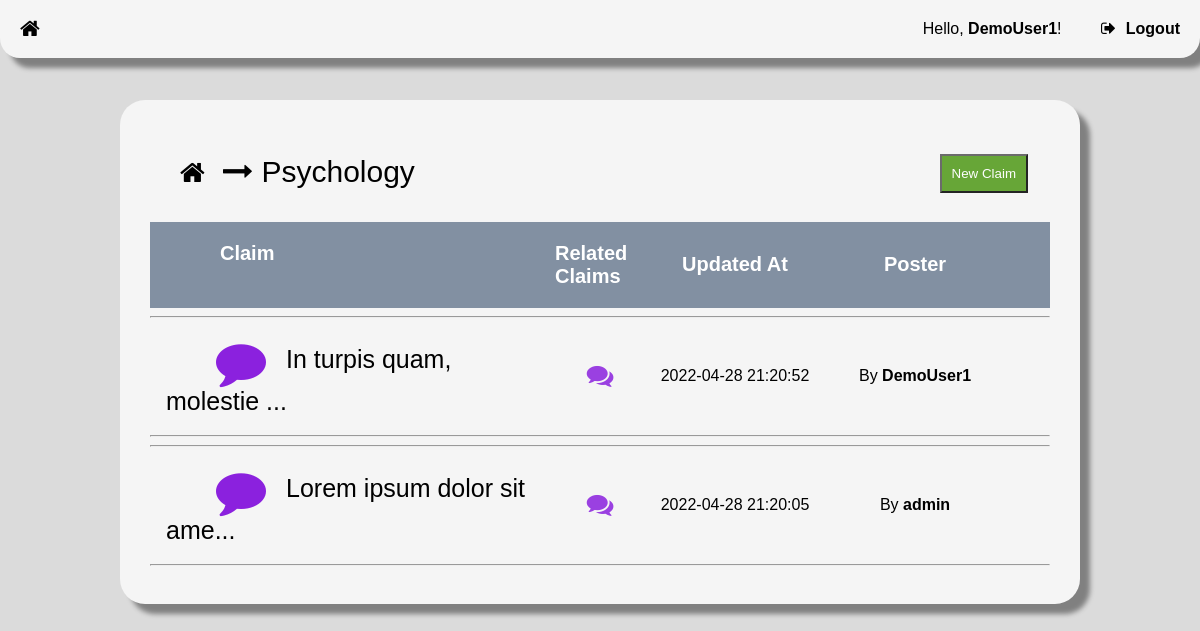
/4 (signed in), run on the app's committed database.
### tables this page shows
CREATE TABLE user (
    userID INTEGER NOT NULL PRIMARY KEY AUTOINCREMENT,
    userName TEXT NOT NULL,
    passwordHash BLOB NOT NULL,
    isAdmin BOOLEAN NOT NULL,
    creationTime INTEGER NOT NULL,
    lastVisit INTEGER NOT NULL
);

CREATE TABLE topic (
    topicID INTEGER NOT NULL PRIMARY KEY AUTOINCREMENT,
    topicName TEXT NOT NULL,
    postingUser INTEGER REFERENCES user(userID) ON DELETE SET NULL ON UPDATE CASCADE,
    creationTime INTEGER NOT NULL,
    updateTime INTEGER NOT NULL
);

### server.py (the view)
@ app.route('/<topicId>', methods=["GET"])
def displayClaimsOfTopic(topicId):
    user = getUserStatus()
    if not isTopicIdValid(topicId):
        return NotFoundMessage("Topic")
    db = sqlite3.connect(PATH)
    cursor = db.cursor()
    claimList = []
    claims = cursor.execute(
        "SELECT claimID, postingUser, creationTime, updateTime, text FROM claim WHERE topic=? ORDER BY updateTime DESC", (topicId,))
    for row in claims:
        class Claim:
            Id = row[0]
            Username = getUsername(row[1])
            CreatedAt = convertJulianTime(row[2], "FULL")
            UpdatedAt = convertJulianTime(row[3], "FULL")
            Text = row[4][:25] + str("...")
        claimList.append(Claim)
    return render_template("Claims.html", user=user, topicId=topicId, topicName=getTopicName(topicId), claims=claimList)

### server.py (called while the page is built)
def getUserStatus():
    if isUserLoggedIn():
        id = getUserIDFromSession()
        username = getUsername(id)
        loggedIn = True
        admin = isAdmin(getUserIDFromSession())
        updateUserLastVisit(id)
    else:
        id = 0
        username = "NULL"
        loggedIn = False
        admin = False
    class Status:
        Id = id
        Username = username
        LoggedIn = loggedIn
        Admin = admin
    return Status

def updateUserLastVisit(id):
    db = sqlite3.connect(PATH)
    cursor = db.cursor()
    cursor.execute(
        "UPDATE user SET lastVisit=julianday('now') WHERE userID=?", (id,))
    db.commit()
    db.close()

def isUserLoggedIn():
    if session.get("userID"):
        return True
    return False

def getUserIDFromSession():
    return session.get("userID")

def getUsername(id):
    db = sqlite3.connect(PATH)
    cursor = db.cursor()
    user = cursor.execute(
        "SELECT userName FROM user WHERE userID=?", (id,))
    username = "[user-deleted]"  # if no user is found
    for row in user:
        username = row[0]
    return username

def isAdmin(id):
    db = sqlite3.connect(PATH)
    cursor = db.cursor()
    user = cursor.execute(
        "SELECT isAdmin FROM user WHERE userID=?", (id,))
    for row in user:
        if row[0] == True:
            return True
        return False

def isTopicIdValid(id):
    db = sqlite3.connect(PATH)
    cursor = db.cursor()
    if not str(id).isnumeric():
        return False
    topic = cursor.execute("SELECT * FROM topic WHERE topicID=?", (id,))
    for row in topic:
        return True
    return False

def getTopicName(id):
    db = sqlite3.connect(PATH)
    cursor = db.cursor()
    topic = cursor.execute(
        "SELECT topicName FROM topic WHERE topicID=?", (id,))
    for row in topic:
        return row[0]
    return "NULL"

def convertJulianTime(julianTime, format):
    db = sqlite3.connect(PATH)
    cursor = db.cursor()
    if str(format).upper() == "FULL":
        time = cursor.execute("SELECT datetime(?)", (julianTime,))
    elif str(format).upper() == "DATE":
        time = cursor.execute("SELECT date(?)", (julianTime,))
    elif str(format).upper() == "TIME":
        time = cursor.execute("SELECT time(?)", (julianTime,))
    else:
        return "Invalid"
    for row in time:
        return row[0]

### templates/Claims.html (shortened to what this page needs)
<!DOCTYPE html>
<html>
<head>
    <link rel="stylesheet" type="text/css" href="{{ url_for('static', filename='CSS/global.css') }}">
    <link rel="stylesheet" type="text/css"
        href="https://stackpath.bootstrapcdn.com/font-awesome/4.7.0/css/font-awesome.min.css">
</head>
<body
    onload="load(`{{ url_for('static', filename='Templates/RegisterForm.html') }}`, `{{ url_for('static', filename='Templates/LoginForm.html') }}`, `{{ url_for('static', filename='Templates/MessageBoxes.html') }}`)">
    <nav class="navigationContainer">
        <button id="homeBtn" style="float: left;" onclick="location.href='/'" class="navigationBtn"><i
                class="fa fa-home fa-lg" aria-label="Home Button"></i></button>
        {% if user.Username != "NULL" %}
        <span style="color: var(--text);">Hello, <b>{{ user.Username }}</b>!</span>
        {% endif %}
        {% if user.LoggedIn == True %}
        <button id="logoutBtn" style="display: inline-block; margin-left: 15px;" onclick="location.href='/signout'"
            class="navigationBtn"><i class="fa fa-sign-out navigationBtnIcon"
                aria-hidden="true"></i><b>Logout</b></button>
        {% endif %}
    </nav>
    <div id="mainContainer">
        <div class="forumsContainer">
            <div id="forumHierarchy" class="flex-container-space-between">
                <div>
                    <button id="homeBtn" onclick="location.href='/'" class="forumHierarchyButton">
                        <i class="fa fa-home fa-2x" aria-hidden="true"></i>
                    </button>
                    <i class="fa fa-long-arrow-right" aria-hidden="true"></i>
                    <span>{{ topicName }}</span>
                </div>
                <div>
                    {% if user.LoggedIn == True %}
                    <button class="btn" onclick="location.href='/{{ topicId }}/new/claim'">New Claim</button>
                    {% endif %}
                </div>
            </div>
            <div class="topicContainerTitle grid-container-claims">
                <span style="color: white; margin-left: 70px;"><b>Claim</b></span>
                <span style="color: white;" class="grid-content-center"><b>Related Claims</b></span>
                <span style="color: white;" class="grid-content-center"><b>Updated At</b></span>
                <span style="color: white;" class="grid-content-center"><b>Poster</b></span>
            </div>
            {% for claim in claims %}
            <div>
                <hr>
                <div class="grid-container-claims">
                    <button title="View Claim" onclick="location.href='/{{ topicId }}/{{ claim.Id }}'"
                        class="claimContainer">
                        <span class="claimText"><i class="fa fa-comment fa-2x claimIcon" aria-hidden="true"></i>{{
                            claim.Text }}</span>
                    </button>
                    <div class="grid-content-center">
                        <button id="relatedClaimsBtn" title="View Related Claims"
                            onclick="overlayOn('overlayRelatedClaims'); loadRelatedClaims('{{ claim.Id }}','{{ topicId }}')"
                            style="color: var(--primary);" class="transBtn"><i class="fa fa-comments fa-2x"
                                aria-hidden="true"></i></button>
                    </div>
                    <div class="grid-content-center">
                        <span>{{ claim.UpdatedAt }}</span>
                    </div>
                    <div class="grid-content-center">
                        <span>By <b>{{ claim.Username }}</b></span>
                    </div>
                </div>
                <hr>
            </div>
            {% endfor %}
        </div>
    </div>
</body>
</html>

### static/CSS/global.css (style rules this page uses)
:root { --primary: #8B21DE; --secondary: #4f9917; --third: #8290a2; --background: rgb(219, 219, 219); --background2: whitesmoke; --text: black; --text2: white; --icon: black; --icon2: white; --form: whitesmoke; --highlight: rgb(223, 223, 223); --border: rgb(180, 180, 180); --link: dodgerblue; --containerShadow: gray; --admin: var(--primary); --remove: rgb(150, 0, 0); --replyTypeClarification: gold; --replyTypeSupportingArgument: #89AC76; --replyTypeCounterargument: #4D5645; --replyTypeEvidence: #E6D690; --replyTypeSupport: #57A639; --replyTypeRebuttal: #D36E70; }
#forumHierarchy { color: var(--text); vertical-align: middle; margin: 20px; font-size: 30px; }
#mainContainer { margin-top: 65px; }
body { font-family: Helvetica, sans-serif; background-color: var(--background); margin: 0; padding: 0; }
h1, h2, h3, h4, h5, h6, p, span, small { color: var(--text); }
.forumsContainer { background-color: var(--background2); border-radius: 25px; box-shadow: 10px 10px 5px var(--containerShadow); padding: 30px; margin-top: 100px; margin-left: 10%; margin-right: 10%; margin-bottom: 20px; }
.navigationContainer { background-color: var(--background2); box-shadow: 10px 10px 5px var(--containerShadow); text-align: right; display: block; position: fixed; top: 0; width: 100%; z-index: 5; border-bottom-left-radius: 20px; border-bottom-right-radius: 20px; }
.navigationBtn { color: var(--text); background-color: transparent; border-radius: 15px; border: none; cursor: pointer; padding: 20px; font-size: 16px; transition: background-color 300ms ease-in-out, border-radius 300ms ease-in-out; }
.navigationBtnIcon { margin: 0 10px 0 0; }
.forumHierarchyButton { color: var(--icon); background-color: transparent; border: none; cursor: pointer; padding: 10px; }
.btn { background-color: var(--secondary); color: var(--text2); vertical-align: middle; cursor: pointer; margin: 2px; padding: 10px; opacity: 0.85; transition: opacity 200ms ease-in-out, box-shadow 200ms ease-in-out; }
.transBtn { background-color: transparent; color: var(--text); border: none; vertical-align: middle; cursor: pointer; margin: 2px; padding: 10px 15px 10px 15px; border-radius: 10px; opacity: 0.85; transition: opacity 200ms ease-in-out, box-shadow 200ms ease-in-out; }
.topicContainerTitle { background-color: var(--third); padding-top: 20px; padding-bottom: 20px; margin-top: 25px; margin-bottom: 5px; font-size: 20px; }
.flex-container-space-between { display: flex; justify-content: space-between; align-items: center; }
.grid-container-claims { display: grid; grid-template-columns: 45% 10% 20% 20% 5%; }
.grid-content-center { display: grid; justify-items: center; align-items: center; }

### templates/Claims.html (style rules this page uses)
.claimContainer { background-color: transparent; border: none; text-align: left; cursor: pointer; margin: 10px 0 10px 10px; border-radius: 15px; transition: background-color 250ms ease-in-out, box-shadow 250ms ease-in-out, border-radius 250ms ease-in-out; }
.claimIcon { color: var(--primary); vertical-align: middle; margin-left: 40px; margin-right: 20px; }
.claimText { color: var(--text); padding: 10px; margin-right: 10px; font-size: 25px; vertical-align: middle; }

### data on the page
user: Username "DemoUser1", Username "DemoUser1"
topic: topicName "Psychology"
user: Username "admin"

### other printed values
{{ claim.Text }} "In turpis quam, molestie ..." "Lorem ipsum dolor sit ame..."
{{ claim.UpdatedAt }} "2022-04-28 21:20:52" "2022-04-28 21:20:05"
